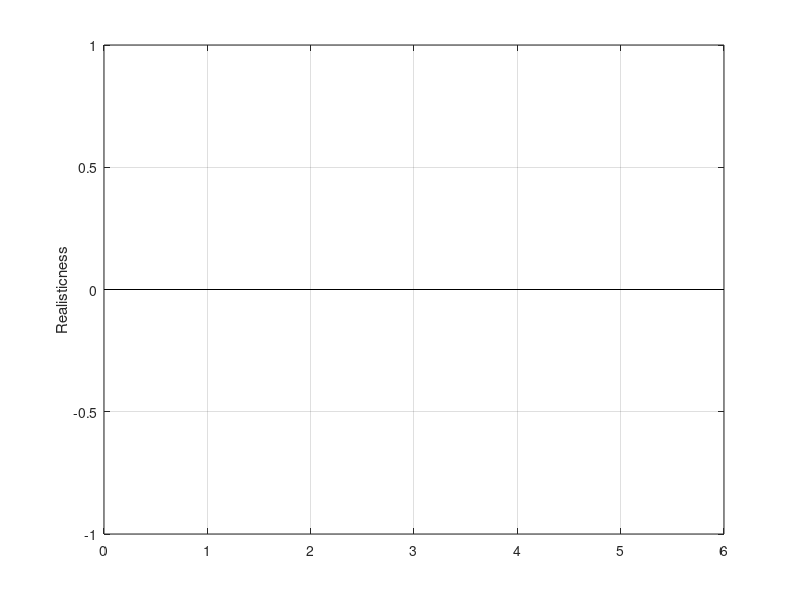

This chart was generated by the following MATLAB code: (Note: this script raises an error after producing the figure.)
%% single

src = '../user_study/data/user';

dataset = {'dsgan_single', 'sgan_single', 'joint_single', 'unsup_single', 'param_single'};
acc1_mean = zeros(1, 3);
acc1_err = zeros(1, 3);
acc2_mean = zeros(1, 3);
acc2_err = zeros(1, 3);
for j = 1:numel(dataset)
    dd = dir(fullfile(src, dataset{j}, 'y', '*.mat'));
    N = numel(dd);
    acc = zeros(1, N);
    expert = false(1, N);
    for i = 1:numel(dd)
        s = load(fullfile(src, dataset{j}, 'y', dd(i).name));
        
        % acc(i) = s.num_correct/s.num_total;
        idx = s.vector_gt == 1;
        acc(i) = nnz(s.vector_gs(idx) == 0) / nnz(idx);
        
        expert(i) = s.expert ~= 0;
    end
    acc1 = acc(expert);
    acc1_mean(j) = mean(acc1);
    acc1_err(j) = std(acc1);
    acc2 = acc(~expert);
    acc2_mean(j) = mean(acc2);
    acc2_err(j) = std(acc2);
end
acc_mean = [acc1_mean', acc2_mean'];
acc_err = [acc1_err', acc2_err'];

tags = {'DSGAN', 'SGAN', 'Joint', 'Unsup', 'Param'};
n_group = numel(tags);

figure
hold on
bar(acc1_mean)
errorbar(acc1_mean, acc1_err, 'r.');

for j = 1:n_group
    if acc1_mean(j) > 0.7
        text(j, acc1_mean(j)-acc1_err(j)-0.04, sprintf('%.0f%%', acc1_mean(j)*100), 'HorizontalAlignment', 'center', 'fontsize', 9);
    else
        text(j, acc1_mean(j)+acc1_err(j)+0.04, sprintf('%.0f%%', acc1_mean(j)*100), 'HorizontalAlignment', 'center', 'fontsize', 9);
    end
end

grid on;
box on;
ylabel('Realisticness');
h = gca;
h.XLim = [0.5 n_group+0.5];
% h.YLim = [0 0.8];
h.YLim = [0 0.8];
h.YTick = 0:0.2:0.8;
h.XTickLabel = tags;
% h.XTickLabelRotation = 45;
% set(gcf, 'Position', [1014         318         294         304]);
h.XTickLabelRotation = 37.5;
% set(gcf, 'Position', [1313         362         227         237]);
set(gcf, 'color', [1 1 1]);
set(gca, 'Units', 'pixels');
set(gca, 'Position', [33.3700+20   50.0984+30  192.9750-75*0  176.6016])
